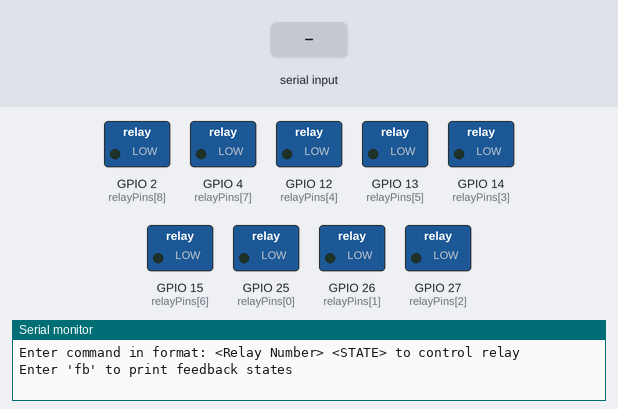
This sketch was run on a simulated ESP32. On the bench: switched loads named in the sketch (green lamp = pin HIGH), the last lines printed to the serial monitor. The test bench sets the inputs (shaded band).

Above: at 1.2 s.
1.3 s: "5\n" received over Serial
At 2.5 s:
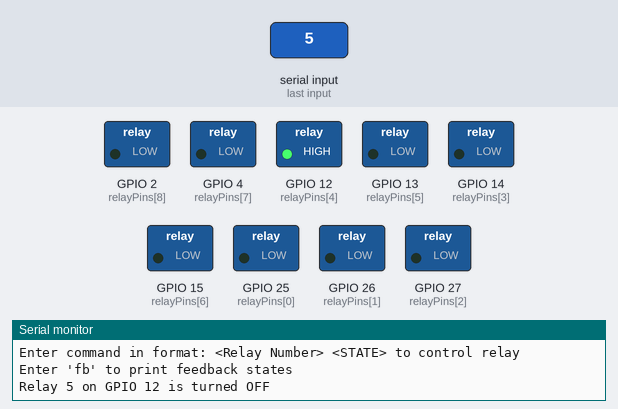
2.8 s: "1 90\n" received over Serial
At 3.6 s:
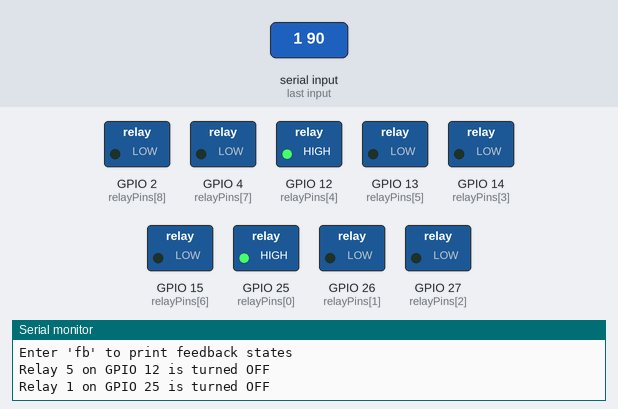
Timing chart, 0 to 5.8 s (numbered marks = the images above; inputs shaded):
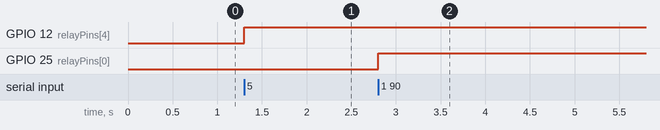

The sketch:

relayfeedback.ino
```cpp
#include <Arduino.h>

// Define the GPIO pins for the relays and their feedback
const int relayPins[] = {25, 26, 27, 14, 12, 13, 15, 4, 2};
const int feedbackPins[] = {36, 39, 34, 35, 18, 19, 5, 21};

// Number of relays and feedbacks
const int numRelays = sizeof(relayPins) / sizeof(relayPins[0]);
const int numFeedbacks = sizeof(feedbackPins) / sizeof(feedbackPins[0]);

// Function to initialize relay and feedback pins
void initializeRelays() {
    for (int i = 0; i < numRelays; i++) {
        pinMode(relayPins[i], OUTPUT);
        digitalWrite(relayPins[i], LOW); // Ensure all relays are off initially
    }
}

void initializeFeedbacks() {
    for (int i = 0; i < numFeedbacks; i++) {
        pinMode(feedbackPins[i], INPUT);
    }
}

// Function to control the relay
void controlRelay(int relayNumber, int state) {
    if (relayNumber >= 1 && relayNumber <= numRelays) {
        int gpio = relayPins[relayNumber - 1];
        digitalWrite(gpio, state);
        Serial.print("Relay ");
        Serial.print(relayNumber);
        Serial.print(" on GPIO ");
        Serial.print(gpio);
        Serial.print(" is turned ");
        Serial.println(state == HIGH ? "ON" : "OFF");
    } else {
        Serial.print("Invalid relay number: ");
        Serial.println(relayNumber);
    }
}

// Function to print all feedback states
void printFeedbacks() {
    Serial.println("Feedback states:");
    for (int i = 0; i < numFeedbacks; i++) {
        int feedbackState = digitalRead(feedbackPins[i]);
        Serial.print("Feedback from Relay ");
        Serial.print(i + 1);
        Serial.print(" on GPIO ");
        Serial.print(feedbackPins[i]);
        Serial.print(" is ");
        Serial.println(feedbackState == HIGH ? "HIGH" : "LOW");
    }
}

void setup() {
    // Initialize serial communication
    Serial.begin(115200);

    // Initialize relay and feedback pins
    initializeRelays();
    initializeFeedbacks();

    Serial.println("Enter command in format: <Relay Number> <STATE> to control relay");
    Serial.println("Enter 'fb' to print feedback states");
}

void loop() {
    // Check if data is available to read
    if (Serial.available() > 0) {
        // Read the input
        String input = Serial.readStringUntil('\n');
        input.trim();

        // Check if the input is for relay control or feedback print
        if (input.equals("fb")) {
            // Print all feedback states
            printFeedbacks();
        } else {
            // Parse the input for relay control
            int relayNumber = input.substring(0, input.indexOf(' ')).toInt();
            int state = input.substring(input.indexOf(' ') + 1).toInt();

            // Control the relay based on the input
            controlRelay(relayNumber, state);
        }
    }
}
```

Measured:
- after the input at 1.3 s, GPIO 12 (relayPins[4]): LOW → HIGH at once
- after the input at 2.8 s, GPIO 25 (relayPins[0]): LOW → HIGH at once
